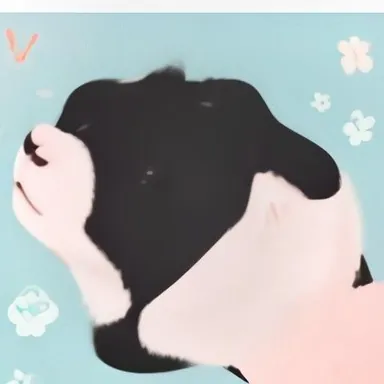
#> input picture img/u725b.webp, 384 x 384 px, found by its file name
$ python imgstats.py img/u725b.webp '→' '一行' JSON
#> lines starting #> are read from the running program, lines starting #| are printed output that depends on the picture
#!/usr/bin/env python3
"""tools/imgstats.py —— 客观图像统计，用来判「写实照片 vs 扁平卡通」和「背景纯不纯」。

为什么不用视觉模型判：免费档 GLM-4V-Flash 实测把一张照片真牛判成「卡通」，
却把扁平卡通的火苗判合格 —— 分不清照片和卡通是它最不行的地方，偏偏这道判据最要命。
而这两件事在像素上是客观的：
  写实照片  = 颜色数极多 + 到处都是细微纹理 + 背景也是杂乱的
  扁平卡通  = 颜色数很少 + 大片纯色块 + 背景纯色
所以改用统计量判，语义项（恐怖、图里有字）才留给视觉模型。

用法：python3 tools/imgstats.py img/u725b.webp   →  一行 JSON
"""
import json
import sys
import numpy as np
from PIL import Image

BLOCK = 8          # 局部平整度统计块边长
FLAT_STD = 6.0     # 块内标准差低于此值视为「纯色块」


def stats(path, size=256):
#> called with path = 'img/u725b.webp', size = 256
    im = Image.open(path).convert("RGB").resize((size, size), Image.BILINEAR)
    a = np.asarray(im).astype(np.float32)

    # ① 颜色数：4bit/通道量化后的唯一色数。照片上千，扁平卡通几百。
    q = np.ascontiguousarray((a.astype(np.uint8) >> 4).reshape(-1, 3))
    uniq = int(len(np.unique(q, axis=0)))
#> uniq = 194

    # ② 平整块占比：切 8x8 块，块内标准差小 = 纯色块。扁平卡通大片纯色，照片几乎处处有纹理。
    h, w, _ = a.shape
#> h = 256; w = 256
    bh, bw = h // BLOCK, w // BLOCK
#> bh = 32; bw = 32
    blocks = a[: bh * BLOCK, : bw * BLOCK].reshape(bh, BLOCK, bw, BLOCK, 3)
    bstd = blocks.std(axis=(1, 3))                      # (bh, bw, 3)
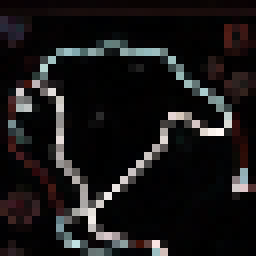
#> bstd: shape (32, 32, 3) float32 (shown 8 times larger); mean of channels 0, 1, 2 8.8, 8.1, 8.2; drawn with min black and max white
    flat_ratio = float((bstd.max(axis=2) < FLAT_STD).mean())
#> flat_ratio = 0.734

    # ③ 边缘密度：相邻像素平均绝对差。照片细节多 → 高；扁平卡通只有轮廓 → 低。
    edge = float((np.abs(np.diff(a, axis=0)).mean() + np.abs(np.diff(a, axis=1)).mean()) / 2)
#> edge = 2.34

    # ④ 背景（外圈 10% 边框）的色彩离散度：纯色背景 → 极低。
    m = max(2, size // 10)
    border = np.concatenate([
        a[:m].reshape(-1, 3), a[-m:].reshape(-1, 3),
        a[:, :m].reshape(-1, 3), a[:, -m:].reshape(-1, 3),
    ])
    bg_std = float(border.std(axis=0).mean())
#> bg_std = 39.51
    bg_uniq = int(len(np.unique((border.astype(np.uint8) >> 4), axis=0)))
#> bg_uniq = 174

    # ⑤ 主体占比：中心区域与整幅的颜色差（主体是不是压得住画面）
    c = a[size // 4: size * 3 // 4, size // 4: size * 3 // 4]
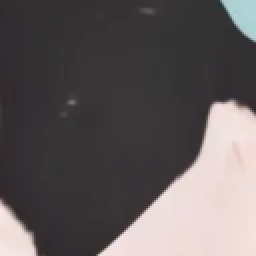
#> c: shape (128, 128, 3) float32 (shown 2 times larger); mean R, G, B 96.1, 90.4, 90.8
    return {
        "uniq": uniq,
        "flat": round(flat_ratio, 3),
        "edge": round(edge, 2),
        "bg_std": round(bg_std, 2),
        "bg_uniq": bg_uniq,
        "center_std": round(float(c.std(axis=(0, 1)).mean()), 2),
    }


if __name__ == "__main__":
    out = {}
    for p in sys.argv[1:]:
        try:
            out[p.split("/")[-1]] = stats(p)
        except Exception as e:  # 单张失败不影响整批
            out[p.split("/")[-1]] = {"error": str(e)[:60]}
    print(json.dumps(out if len(out) > 1 else list(out.values())[0], ensure_ascii=False))
#> (printed output is left out)
